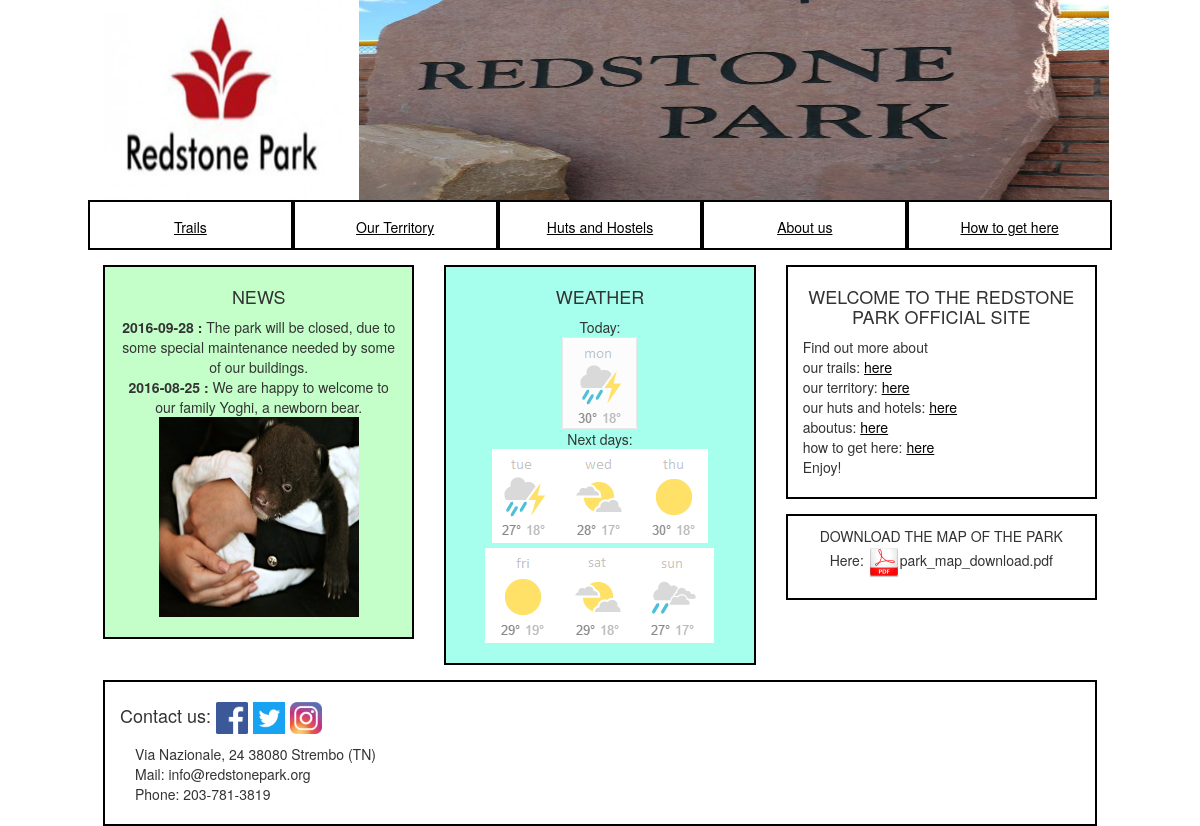
Screenshot of /Website/index.php with the database file from the repository.
### tables this page shows
CREATE TABLE `red_news` (
  `id` int(11) NOT NULL,
  `title` varchar(255) NOT NULL,
  `publishdate` date NOT NULL,
  `image` varchar(255) NOT NULL
);

### Website/functions.php (called while the page is built, shortened)
<?php
	function dbconnect() {
		include("config.php");
		$mysqli = new mysqli($host,$username,$password, $db);
		return $mysqli;
	}
	function get_news() {
		$mysqli = dbconnect();
		if ($result = $mysqli->query("SELECT * FROM red_news ORDER BY publishdate DESC ")) {
			$rows = $result->fetch_all(MYSQLI_ASSOC);
		    return $rows;
		}
	}
?>

### Website/index.php (the view, shortened to what this page needs)
<?php
  include_once("functions.php");
?>
<!DOCTYPE html>
<html lang="en">
  <?php
    include ('head.php');
  ?>
  <body>
    <div class="container">
      <?php include ('header.php'); ?>
      <div class="row">
        <div class="col-md-4">
          <div class="col-md-12 mainitem news">
            <h4>
            NEWS
            </h4>
            <?php
              $news = get_news();
              foreach ($news as $one_news) {
            ?>
            <div>
              <span style="font-weight:bold">
                <?php echo $one_news['publishdate']; ?> :
              </span>
              <span>
                <?php echo $one_news['title']; ?>
              </span>
              <div>
                <?php if($one_news['image']) {
                  echo "<img src='images/" . $one_news['image'] . "'' width=200 height=200 />";
                }
                ?>
              </div>
            </div>
            <?php
              }
            ?>
          </div>
        </div>
        <div class="col-md-4 ">
          <div class="col-md-12 mainitem weather">
            <h4>WEATHER</h4>
            <div>Today:</div>
            <div><img src="images/weather today.png" /></div>
            <div>Next days:</div>
            <div><img src="images/weather next.png" /></div>
            <div><img src="images/weather next2.png" style="margin-top:5px;" /></div>
          </div>
        </div>
        <div class="col-md-4 ">
          <div class="col-md-12 mainitem">
            <h4>
              WELCOME TO THE REDSTONE PARK OFFICIAL SITE
            </h4>
            <div style="text-align:left">
              <div>Find out more about</div>
              <div>our trails: <a href="trails.php">here</a></div>
              <div>our territory: <a href="territories.php">here</a></div>
              <div>our huts and hotels: <a href="hh.php">here</a></div>
              <div>aboutus: <a href="aboutus.php">here</a></div>
              <div>how to get here: <a href="gethere.php">here</a></div>
              <div>Enjoy!</div>
            </div>
          </div>
          <div class="col-md-12 mainitem">
            <div>DOWNLOAD THE MAP OF THE PARK</div>
            <div>Here: <img src="images/pdf.png" width=32 height=32 />park_map_download.pdf</div>
          </div>
        </div>
      </div>
      <div class="row">
          <div class="col-md-12" >
            <div class="col-md-12 mainitem" style="text-align:left" >
              <h4>
              Contact us: <img src="images/facebook.png" width=32 height=32 />
              <img src="images/twitter.png" width=32 height=32 />
              <img src="images/instagram.png" width=32 height=32 />
              </h4>
              <div class="col-md-12" >
              Via Nazionale, 24 38080 Strembo (TN)
              </div>
              <div class="col-md-12" >
                Mail: info@redstonepark.org
              </div>
              <div class="col-md-12 " >
                Phone: 203-781-3819
              </div>
            </div>
          </div>
      </div>
    </div>
  </body>
</html>

### Website/css/style.css (style rules this page uses)
.container { width: 1024px; margin-left: auto; margin-right: auto; }
a:link { color: black; text-decoration: underline; }
.mainitem { border: 2px solid black; margin-top: 15px; text-align: center; padding-top: 10px; padding-bottom: 20px; }
.news { background-color: #c4ffc9; }
.weather { background-color: #a6ffed; }

### rows the page displays
red_news: publishdate "2016-09-28", title "The park will be closed, due to some special maintenance needed by some of our buildings."
red_news: publishdate "2016-08-25", title "We are happy to welcome to our family Yoghi, a newborn bear.", image (picture)
